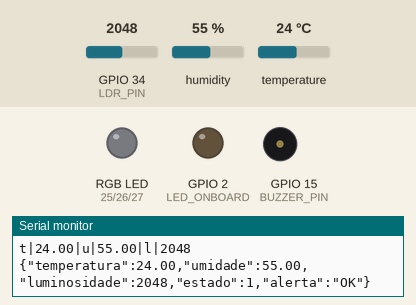
The sketch below on a simulated ESP32. Shown: an RGB LED mixed from three pins (HIGH = lit), output pins drawn as LEDs (lit = HIGH), buzzer (waves = sounding), the last lines printed to the serial monitor. The test bench sets the inputs (shaded band); at power-on: humidity 55 %, GPIO 34 (LDR_PIN) = 2048, temperature 24 °C. WiFi joins after 1.5 s; servers stay silent unless stated; no MQTT or app messages arrive unless stated.

Above: at 2.7 s.
2.8 s: humidity set to 42 %
4.7 s: humidity set to 39 %
At 6.7 s:
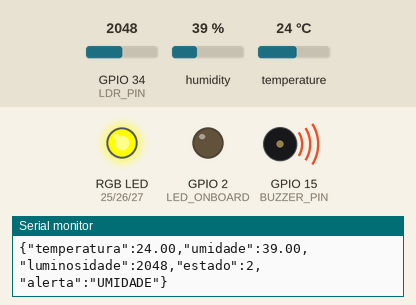
7.0 s: GPIO 34 (LDR_PIN) set to 1071
8.8 s: GPIO 34 (LDR_PIN) set to 962
At 11.0 s:
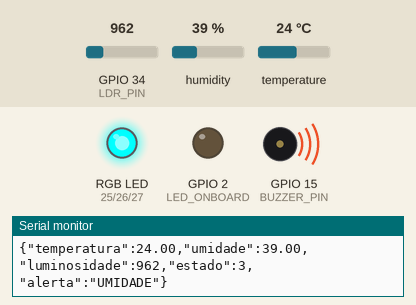
13.1 s: temperature set to 29.5 °C
14.6 s: temperature set to 30.5 °C
Timing chart, 0 to 17.6 s (numbered marks = the images above; inputs shaded):
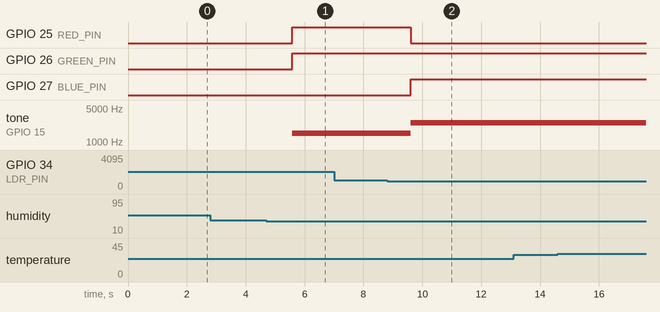

The sketch:

arduino.ino
```cpp
// ============================================================
//  PROJETO IoT + FIWARE + MONITORAMENTO AMBIENTAL
// ============================================================

#include <WiFi.h>
#include <PubSubClient.h>
#include <DHT.h>

// ============================================================
// WIFI
// ============================================================

const char* SSID = "Wokwi-GUEST";
const char* PASSWORD = "";

// ============================================================
// MQTT
// ============================================================

const char* BROKER_MQTT = "136.111.64.236";
const int BROKER_PORT = 1883;

const char* TOPICO_SUBSCRIBE = "/TEF/lamp002/cmd";
const char* TOPICO_PUBLISH_STATUS = "/TEF/lamp002/attrs";
const char* TOPICO_PUBLISH_LUZ = "/TEF/lamp002/attrs/l";
const char* TOPICO_PUBLISH_SENSOR = "/TEF/lamp002/attrs/sensor";

const char* ID_MQTT = "fiware_001";

// ============================================================
// PINOS
// ============================================================

#define LED_ONBOARD 2

#define DHTPIN 4
#define DHTTYPE DHT22

#define LDR_PIN 34

#define RED_PIN 25
#define GREEN_PIN 26
#define BLUE_PIN 27

#define BUZZER_PIN 15

// ============================================================
// OBJETOS
// ============================================================

WiFiClient espClient;
PubSubClient MQTT(espClient);

DHT dht(DHTPIN, DHTTYPE);

// ============================================================
// ENUM ESTADOS
// ============================================================

enum Estado {
  NORMAL,
  ESTADO_OK,
  PERIGO,
  PANICO
};

// ============================================================
// VARIÁVEIS
// ============================================================

char EstadoSaida = '0';

float temperatura = 0;
float umidade = 0;
int luminosidade = 0;

Estado estadoFinal;

String causaAlerta = "OK";

const char* topicPrefix = "lamp001";

// ============================================================
// PROTÓTIPOS
// ============================================================

void initWiFi();
void reconnectMQTT();
void VerificaConexoesWiFIEMQTT();
void EnviaEstadoOutputMQTT();
void mqtt_callback(char* topic, byte* payload, unsigned int length);

bool leitura();

Estado estadoTemp(float t);
Estado estadoUmid(float u);
Estado estadoLuz(int l);

Estado maiorEstado(Estado a, Estado b, Estado c);

void detectarCausa(Estado t, Estado u, Estado l);

void setRGB(bool r, bool g, bool b);

void controlar(Estado e);

void enviarMQTT();

// ============================================================
// SETUP
// ============================================================

void setup() {

  Serial.begin(115200);

  // LED onboard
  pinMode(LED_ONBOARD, OUTPUT);

  // RGB
  pinMode(RED_PIN, OUTPUT);
  pinMode(GREEN_PIN, OUTPUT);
  pinMode(BLUE_PIN, OUTPUT);

  // buzzer
  pinMode(BUZZER_PIN, OUTPUT);

  // LDR
  pinMode(LDR_PIN, INPUT);

  dht.begin();

  initWiFi();

  MQTT.setServer(BROKER_MQTT, BROKER_PORT);
  MQTT.setCallback(mqtt_callback);

  reconnectMQTT();

  MQTT.publish(TOPICO_PUBLISH_STATUS, "s|on");
}

// ============================================================
// LOOP
// ============================================================

void loop() {

  VerificaConexoesWiFIEMQTT();

  MQTT.loop();

  EnviaEstadoOutputMQTT();

  if (!leitura()) {
    delay(2000);
    return;
  }

  Estado t = estadoTemp(temperatura);
  Estado u = estadoUmid(umidade);
  Estado l = estadoLuz(luminosidade);

  estadoFinal = maiorEstado(t, u, l);

  detectarCausa(t, u, l);

  controlar(estadoFinal);

  enviarMQTT();

  delay(2000);
}

// ============================================================
// WIFI
// ============================================================

void initWiFi() {

  Serial.println("Conectando no WiFi...");

  WiFi.begin(SSID, PASSWORD);

  while (WiFi.status() != WL_CONNECTED) {

    delay(500);

    Serial.print(".");
  }

  Serial.println();
  Serial.println("WiFi conectado!");
  Serial.println(WiFi.localIP());
}

// ============================================================
// MQTT CALLBACK
// ============================================================

void mqtt_callback(char* topic, byte* payload, unsigned int length) {

  String msg = "";

  for (int i = 0; i < length; i++) {

    msg += (char) payload[i];
  }

  Serial.print("Mensagem recebida: ");
  Serial.println(msg);

  String onTopic = String(topicPrefix) + "@on|";
  String offTopic = String(topicPrefix) + "@off|";

  if (msg.equals(onTopic)) {

    digitalWrite(LED_ONBOARD, HIGH);

    EstadoSaida = '1';
  }

  if (msg.equals(offTopic)) {

    digitalWrite(LED_ONBOARD, LOW);

    EstadoSaida = '0';
  }
}

// ============================================================
// RECONECTA MQTT
// ============================================================

void reconnectMQTT() {

  while (!MQTT.connected()) {

    Serial.println("Conectando MQTT...");

    if (MQTT.connect(ID_MQTT)) {

      Serial.println("MQTT conectado!");

      MQTT.subscribe(TOPICO_SUBSCRIBE);

    } else {

      Serial.println("Falha MQTT");

      delay(2000);
    }
  }
}

// ============================================================
// VERIFICA CONEXÕES
// ============================================================

void VerificaConexoesWiFIEMQTT() {

  if (WiFi.status() != WL_CONNECTED) {

    initWiFi();
  }

  if (!MQTT.connected()) {

    reconnectMQTT();
  }
}

// ============================================================
// ENVIA STATUS LED
// ============================================================

void EnviaEstadoOutputMQTT() {

  if (EstadoSaida == '1') {

    MQTT.publish(TOPICO_PUBLISH_STATUS, "s|on");

    Serial.println("LED Ligado");

  } else {

    MQTT.publish(TOPICO_PUBLISH_STATUS, "s|off");

    Serial.println("LED Desligado");
  }
}

// ============================================================
// LEITURA DOS SENSORES
// ============================================================

bool leitura() {

  float t = dht.readTemperature();
  float u = dht.readHumidity();

  if (isnan(t) || isnan(u)) {

    Serial.println("Erro DHT");

    return false;
  }

  temperatura = t;
  umidade = u;

  luminosidade = analogRead(LDR_PIN);

  Serial.printf(
    "Temp: %.1f | Umid: %.1f | Luz: %d\n",
    temperatura,
    umidade,
    luminosidade
  );

  return true;
}

// ============================================================
// REGRAS DOS ESTADOS
// ============================================================

Estado estadoTemp(float t) {

  if (t < 25) return NORMAL;
  else if (t < 30) return ESTADO_OK;
  else if (t < 35) return PERIGO;
  else return PANICO;
}

Estado estadoUmid(float u) {

  if (u > 60) return NORMAL;
  else if (u > 40) return ESTADO_OK;
  else if (u > 30) return PERIGO;
  else return PANICO;
}

Estado estadoLuz(int l) {

  if (l > 3000) return NORMAL;
  else if (l > 2000) return ESTADO_OK;
  else if (l > 1000) return PERIGO;
  else return PANICO;
}

// ============================================================
// MAIOR ESTADO
// ============================================================

Estado maiorEstado(Estado a, Estado b, Estado c) {

  Estado m = a;

  if (b > m) m = b;

  if (c > m) m = c;

  return m;
}

// ============================================================
// DETECTA CAUSA
// ============================================================

void detectarCausa(Estado t, Estado u, Estado l) {

  if (t >= PERIGO) {

    causaAlerta = "TEMPERATURA";

  } else if (u >= PERIGO) {

    causaAlerta = "UMIDADE";

  } else if (l >= PERIGO) {

    causaAlerta = "LUMINOSIDADE";

  } else {

    causaAlerta = "OK";
  }
}

// ============================================================
// RGB
// ============================================================

void setRGB(bool r, bool g, bool b) {

  digitalWrite(RED_PIN, !r);
  digitalWrite(GREEN_PIN, !g);
  digitalWrite(BLUE_PIN, !b);
}

// ============================================================
// ALERTAS
// ============================================================

void controlar(Estado e) {

  noTone(BUZZER_PIN);

  switch (e) {

    case NORMAL:

      setRGB(0, 1, 0);

      break;

    case ESTADO_OK:

      setRGB(1, 1, 1);

      break;

    case PERIGO:

      setRGB(0, 0, 1);

      tone(BUZZER_PIN, 1500);

      break;

    case PANICO:

      setRGB(1, 0, 0);

      tone(BUZZER_PIN, 2500);

      break;
  }
}

// ============================================================
// ENVIO MQTT
// ============================================================

void enviarMQTT() {

  // ========================================================
  // PAYLOAD ULTRALIGHT
  // ========================================================

  String payload = "";

  payload += "t|";
  payload += String(temperatura);

  payload += "|u|";
  payload += String(umidade);

  payload += "|l|";
  payload += String(luminosidade);

  MQTT.publish(TOPICO_PUBLISH_STATUS, payload.c_str());

  Serial.println(payload);

  // ========================================================
  // PAYLOAD JSON
  // ========================================================

  String jsonPayload = "{";

  jsonPayload += "\"temperatura\":";
  jsonPayload += String(temperatura);
  jsonPayload += ",";

  jsonPayload += "\"umidade\":";
  jsonPayload += String(umidade);
  jsonPayload += ",";

  jsonPayload += "\"luminosidade\":";
  jsonPayload += String(luminosidade);
  jsonPayload += ",";

  jsonPayload += "\"estado\":";
  jsonPayload += String((int)estadoFinal);
  jsonPayload += ",";

  jsonPayload += "\"alerta\":\"";
  jsonPayload += causaAlerta;
  jsonPayload += "\"";

  jsonPayload += "}";

  MQTT.publish(TOPICO_PUBLISH_SENSOR, jsonPayload.c_str());

  Serial.println(jsonPayload);
}
```

Measured:
- the behaviour switches between 41 and 40 % on humidity (found by bisection; images 0 and 1)
- the behaviour switches between 1001 and 1000 on GPIO 34 (LDR_PIN) (found by bisection; images 1 and 2)
- after the input at 4.7 s, GPIO 25 (RED_PIN), GPIO 26 (GREEN_PIN): LOW → HIGH after 0.89 s; tone on GPIO 15 (BUZZER_PIN): silent → 1500 Hz after 0.89 s
- after the input at 8.8 s, GPIO 25 (RED_PIN): HIGH → LOW after 0.81 s; GPIO 27 (BLUE_PIN): LOW → HIGH after 0.81 s; tone on GPIO 15 (BUZZER_PIN): 1500 Hz → 2500 Hz after 0.81 s
